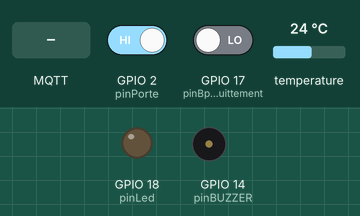
Recording of a sketch running on a simulated ESP32. On the bench: output pins drawn as LEDs (lit = HIGH), buzzer (waves = sounding, pin HIGH). Dashed ring = blinking. The inputs (shaded band) are chosen by the test bench; at power-on: GPIO 2 (pinPorte) HIGH, GPIO 17 (pinBpAcquittement) LOW, temperature 24 °C. WiFi joins after 1.5 s; servers stay silent unless stated; no MQTT or app messages arrive unless stated; what the sketch prints to the serial monitor is not drawn.

Above: at 3.3 s.
3.4 s: MQTT message ";" arrives on the first subscribed topic
At 7.2 s:
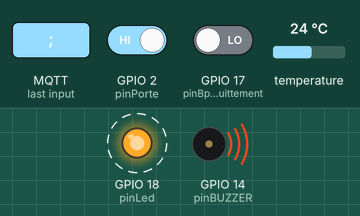
7.3 s: GPIO 2 (pinPorte) driven LOW
At 8.1 s:
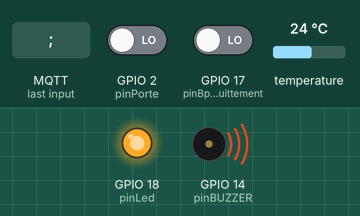
8.8 s: GPIO 2 (pinPorte) driven HIGH
At 9.01 s:
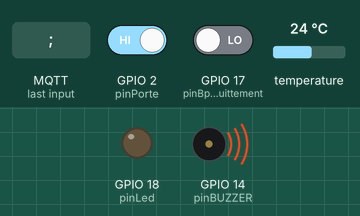
12.7 s: GPIO 17 (pinBpAcquittement) driven HIGH
At 15.0 s:
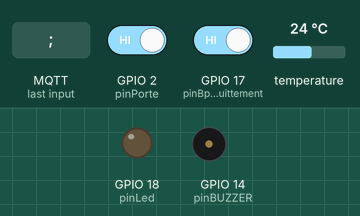
15.7 s: GPIO 17 (pinBpAcquittement) driven LOW
At 16.6 s:
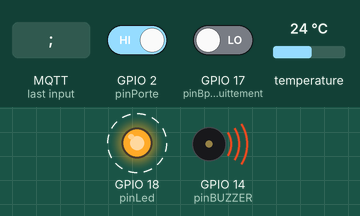
Timing chart, 0 to 20.6 s (numbered marks = the images above; inputs shaded):
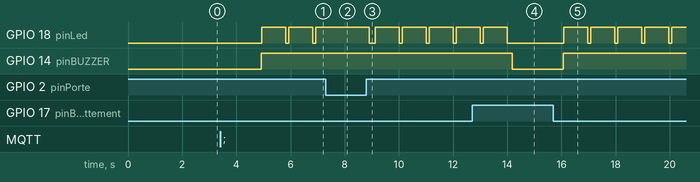

Measured:
- after the input at 3.4 s, GPIO 18 (pinLed): alternates HIGH for 0.88 s and LOW for 0.12 s, starting after 1.5 s; GPIO 14 (pinBUZZER): LOW → HIGH after 1.5 s
- after the input at 7.3 s, GPIO 18 (pinLed): stays HIGH (without the input it goes to LOW after 0.51 s)
- after the input at 8.8 s, GPIO 18 (pinLed): HIGH → LOW after 0.11 s, then repeats every 1.0 s: HIGH 0.88 s, LOW 0.12 s
- after the input at 12.7 s, GPIO 18 (pinLed): goes on until 14.0 s, then stays LOW; GPIO 14 (pinBUZZER): HIGH → LOW after 1.5 s
- after the input at 15.7 s, GPIO 18 (pinLed): alternates HIGH for 0.88 s and LOW for 0.12 s, starting after 0.39 s; GPIO 14 (pinBUZZER): LOW → HIGH after 0.37 s

The sketch:

ChambreFroideRework.ino
```cpp
#include <WiFi.h>// Permet a l'ESP de se connecter à internet
#include <MQTT.h>// Permet à un objet d'envoyer et/ou de recevoir des messages.

#include "CAlerte.h"// Appel de la classe CAlerte
#include "CPorte.h"// Appel de la classe CPorte
#include "CTemperature.h"// Appel de la classe CTemperature
#include "config.h"// Appel du module config

unsigned long intervalTemps = 10000;//(60*10) * 1000; //Interval de temps avant déclenchement de l'alarme sonore en ms
//(60x10) x 1000
//(60sx10min) x 1000 ms

CAlerte Alerte(pinBuzzer,pinBpAcquittement,pinLed,intervalTemps);//Constructeur surcharher CAlerte
CPorte MaPorte(pinPorte,pinLed);//Constructeur surcharger CPorte
CTemperature TemperatureChambre(oneWireBus);//Constructeur surcharger CTemperature

int numMessage = 0;
String messageTemp; //variable qui contien la valeur de la température a envoyé
String messagePorte; //variable qui contien la valeur de l'état de la porte a envoyé
short codeAlerte = 0; // Donne le code de l'alerte
bool aquitter =0; // Permet l'acquittement lors d'une alerte

bool etatPorteAnterieure = MaPorte.acquerirEtatPorte();// Récupère l'état de la porte

unsigned long instant = millis();

WiFiClient net;// Instanciation de la classe WIFIClient
MQTTClient client;// Instanciation du client MQTT

void connect() {
  Serial.print("checking wifi...");// Verification du WiFi
  while (WiFi.status() != WL_CONNECTED)// Statut du WiFi
  {
    Serial.print(".");// Place des points toute les secondes
    delay(1000);// delais de 1 seconde
  }

  Serial.print("\nconnectingMQTT...");// Connexion broker
  while (!client.connect("arduino", "public", "public"))
  {
    Serial.print(".");// Place des points toute les secondes
    delay(1000);// delais de 1 seconde
  }

  Serial.println("\nconnected MQTT!");// Connecter au MQTT

  client.subscribe(nomChambre+String("/reglageAlerte"));//Souscription au topic reglageAlerte
  // client.unsubscribe("/hello");
}

void msgRecu(String &topic, String &payload)// Fonction d'accusé de récéption
{
  Serial.println("incoming: " + topic + " - " + payload);// Affiche le message reçu
  short separateur = payload.indexOf(";");// Utilisation du ";" comme séparateur
  tempMini = payload.substring(0,separateur);// Messagde de la température mini
  tempMax = payload.substring(separateur+1);// Message de la température max
  Alerte.setTempAlerte(tempMini.toFloat(),tempMax.toFloat());// Mehtode pour mettre à jour les température mini et max
  // Note : N'utilisez pas le client dans le callback pour publier, s'abonner ou
  // se désinscrire car cela peut provoquer des blocages lorsque d'autres choses arrivent alors que
  // l'envoi et la réception d'accusés de réception. Au lieu de cela, modifiez une variable globale,
  // ou le pousser dans une file d'attente et le traiter dans la boucle après avoir appelé `client.loop()`.
}

void publication(float temperature,bool etatPorte)
{
	//-------------Publication------------------
  if (!client.connected())
    {
      connect();
    }

	messageTemp = String(temperature);// Permet d'afficher la température
	messagePorte = String(etatPorte);// Permet d'afficher l'etat de la porte

	aquitter = Alerte.getAcquittement();//

	if (millis() > instant + 30000)//1000 = Toute les secondes
	{
		String topicTemp=nomChambre+String("/temperature");
		instant=millis();
		String msgTemp = messageTemp;// Codage du message
		client.publish(topicTemp, msgTemp, true, 0);//topic, message, retained, QoS

	}
	if(etatPorte != etatPorteAnterieure)
	{
		String topicPorte=nomChambre+String("/porte");
		etatPorteAnterieure = MaPorte.acquerirEtatPorte();
		String msgPorte = messagePorte;// Codage du message
		client.publish(topicPorte, msgPorte, true, 0);//topic, message, retained, QoS
	}
	if (aquitter == 1)// Bouton appuyé
	{
		String msgAcquittement = "1";
		client.publish(nomChambre+String("/acquittement"), msgAcquittement, true, 0);//topic, message, retained, QoS
	}
	//-------------FIN Publication------------------
}

void setup() {
  Serial.begin(115200);// Initialisation du moniteur serie à 115200
  WiFi.begin(ssid, pass);// Connexion au WiFi

  // Remarque : les noms de domaine locaux (par exemple "Computer.local" sous OSX) ne sont pas pris en charge.
  // par Arduino. Vous devez définir l'adresse IP directement.
  client.begin(ipBroker, net);// Connexion au broker
  client.onMessage(msgRecu);// fonction de la callback lors de l'envoi d'un message

  connect();

  String topicESP=nomChambre+String("/etatESP");
  client.publish(topicESP, "1", true, 0);//topic, message, retained, QoS
  Alerte.setTempAlerte(tempMini.toFloat(),tempMax.toFloat()); //Configuration des valeurs par défaut(tempMini,tempMax);
}

void loop()
{

  client.loop();
  delay(10);  // <- corrige quelques problèmes de stabilité WiFi

  if (!client.connected())
  {
    connect();
  }

  float temperature = TemperatureChambre.acquerirTemperatureChambre();// Récupération de la température de la chambre
  bool etatPorte = MaPorte.acquerirEtatPorte();// Récupération de l'etat de la porte
  //Serial.print("etat porte "+String(etatPorte)+"\n");
  //Serial.print("temperature "+String(temperature)+"\n");

  //------Alerte-------
  codeAlerte = Alerte.verificationAlerte(temperature, etatPorte);
  if ((codeAlerte == 1)||(codeAlerte == 2))
  {
    Serial.print("Code Alerte : "+String(codeAlerte)+"\n");
    String msgAlerte = String(codeAlerte);// Codage du message
    client.publish(nomChambre+String("/Alerte"), msgAlerte, true, 0);//topic, message, retained, QoS
    //Alerte.alerte();// Déclanchement de l'alerte

	digitalWrite(pinLed, LOW);// Tention de la LED au niveau bas(LED eteint)
	bool etatBP=digitalRead(pinBpAcquittement);// Etat du bouton d'acquittement
	while(etatBP == LOW)// Etat du bouton et au niveau bas
	{

    if(codeAlerte == 1)
    {
        digitalWrite(14, HIGH);

        delayMicroseconds(10000);

        digitalWrite(14, LOW);

        delayMicroseconds(7000);

        digitalWrite(14, HIGH);
     }

    if(codeAlerte == 2)
    {
        digitalWrite(14, HIGH);

        delayMicroseconds(2000);

        digitalWrite(14, LOW);

        delayMicroseconds(5000);

        digitalWrite(14, HIGH);
    }

		digitalWrite(pinLed, HIGH);   // allumer la LED (HIGH est le niveau de tension)
		delay(100);// Delai de 1ms
		etatBP=digitalRead(pinBpAcquittement);// Etat du bouton

		temperature = TemperatureChambre.acquerirTemperatureChambre();
		etatPorte = MaPorte.acquerirEtatPorte();
    Serial.print("etat porte : "+String(etatPorte)+"\n");
    Serial.print("temperature : "+String(temperature)+"\n");
		publication(temperature,etatPorte);
	}
	if (etatBP == HIGH)
	{
		digitalWrite(pinLed, LOW);// éteindre la LED en rendant la tension BASSE
		delay(100);// Delai de 1ms
		codeAlerte =0;// Code alerte a 0 (Aucun alerte)
		Alerte.acquittement(etatBP);// Etat du bouton
   digitalWrite(14, LOW);
	}

  }
  //------Publication-------
	publication(temperature,etatPorte);// Publication de la température et de l'etat de la porte
  Serial.print("\ntemperature : "+String(temperature));// Affichage de la temperature dans le moniteur serie
  Serial.print("\netatPorte : "+String(etatPorte));// Affichage  de l'etat de la porte dans le moniteur serie
}
```

CAlerte.cpp
```cpp
#include <Arduino.h>
#include "CAlerte.h"


/*
CAlerte::CAlerte()
{
}
*/

CAlerte::CAlerte(short pinBuzzer,short pinBpAcquittement,short pinLed,unsigned long intervalTemps)
{
  pinBUZZER = pinBuzzer;// Numéro du pin correspondant au buzzer
  pinBpACQUITTEMENT = pinBpAcquittement;// Numéro du pin correspondant au bouton d'acquittement
  pinLED = pinLed;// Numéro du pin qui correspond à la LED

  pinMode (pinLED,OUTPUT);//déclaration de la Pin18 en sortie
  pinMode (pinBpACQUITTEMENT,INPUT);//déclaration de la Pin17 en entrée
  pinMode (pinBUZZER,OUTPUT);//déclaration de la Pin14 en sortie

  etatBPAcquittement=digitalRead(pinBpAcquittement);// lit l'état du bouton
  digitalWrite(pinLed,LOW);// Eteint la LED

  tempsActuel = millis();// millis depuit le démarrage de l'ESP
  tempsPrecedent = 0;// Temps précédent quand il y a changement d'état
  interval = intervalTemps;// Intervale de temps depuis l'ouverture de la porte

  etatAlerte = 0;// Pas d'alerte

}

CAlerte::~CAlerte()
{
}
/*
void CAlerte::alerte()
{

  digitalWrite(pinLED, LOW);
  bool etatBP=digitalRead(pinBpACQUITTEMENT);
  while(etatBP == LOW)
  {
    for (short i=0; i<7;i++)
    {
      digitalWrite(pinBUZZER, HIGH);
      delayMicroseconds((i*500));
      digitalWrite(pinBUZZER, LOW);
      delayMicroseconds((i*500));
    }

    digitalWrite(pinLED, HIGH);   // turn the LED on (HIGH is the voltage level)
    delay(100);
    etatBP=digitalRead(pinBpACQUITTEMENT);
  }
  if (etatBP == HIGH)
  {
      digitalWrite(pinLED, LOW);    // turn the LED off by making the voltage LOW
      delay(100);
      etatAlerte =0;
      acquittement(etatBP);
  }
}
*/

short CAlerte::verificationAlerte(float temperature, bool etatPorte)
{
  etatAlerte =0;
  etatBPAcquittement = digitalRead(pinBpACQUITTEMENT);// Lit l'état du bouton
  //Serial.print(String(temperature)+"<="+String(tempAlerteMini)+"||"+String(tempAlerteMax)+"\n");
  if((temperature<= tempAlerteMini)||(temperature>=tempAlerteMax))// Si la température est inférieur au mini ou suppérieur au max
  {
    etatAlerte =1;// Activé l'alarme
  }

  tempsActuel = millis();// Temps  depuis que l'ESP est allumé
  if (etatPorte==1)// Si la porte est fermer
  {
    tempsPrecedent = tempsActuel;// Reset du temps actuel
  }

  if((etatPorte ==0)&&((tempsActuel - tempsPrecedent) >= interval))// Si la porte est ouverte et suppérieur à l'interval de temps
  {
    tempsPrecedent =tempsActuel;// Reset du temps précédentS
    etatAlerte =2;// Code alerte de la porte
  }
  return etatAlerte;// retourne l'état Alerte
}

void CAlerte::setTempAlerte(float temperatureAlerteMini,float temperatureAlerteMax)
{
  tempAlerteMini = temperatureAlerteMini;//
  tempAlerteMax = temperatureAlerteMax;
}

void CAlerte::acquittement(bool etatBP)//
{
  etatBPAcquittement = etatBP;// Etat du bouton
}

bool CAlerte::getAcquittement()
{
  return etatBPAcquittement;// Rtourne état acquittement
}
```

CAlerte.h
```cpp
#ifndef CAlerte_h
#define CAlerte_h

class CAlerte
{
  private:

  short etatAlerte;// Attribut de etatAlerte en booléen
  bool etatBPAcquittement;// Attribut de etatBPAcquittement en booléen

  float tempAlerteMini;// Attribut de tempAlerteMini en float
  float tempAlerteMax;// Attribut de tempAlerteMax en float

  unsigned long tempsActuel;// Attribut de tempsActuel en unsigned long
  unsigned long tempsPrecedent;// Attribut de tempsPrecedent en unsigned long
  unsigned long interval;// Attribut de interval en unsigned long

  short pinBUZZER;// Attribut de pinBUZZER en short
  short pinBpACQUITTEMENT;// Attribut de pinBpACQUITTEMENT en short
  short pinLED;// Attribut de pinLED en short

  public:

  //CAlerte();//constructeur
  CAlerte(short pinBuzzer,short pinBpAcquittement,short pinLed,unsigned long intervalTemps);//constructeur surchargé
  ~CAlerte();//destructeur

  //void playTone(int tone, int duration);
  //void playNote(char note, int duration);// Fonction de playTone ( BUZZER ) en void
  //void alerte();// Fonction alerte en void
  void acquittement(bool etatBP);// Fonctione acquittement en void
  bool getAcquittement();// Fonction de getAcquittement en booléen
  short verificationAlerte(float temperature, bool etatPorte);// Fonction de verificationAlerte en short
  void setTempAlerte(float temperatureAlerteMini,float temperatureAlerteMax);// Fonction de setTempAlerte en void

};
#endif
```

CPorte.cpp
```cpp
#include <Arduino.h>
#include "CPorte.h"

/*
 CPorte::CPorte()
{
  //constructeur
}
*/

CPorte::CPorte(short pinPorte,short pinLed) //constructeur surchargé
{
  pinMode(pinPorte, INPUT);//capteur de porte (pin 2)
  pinMode (pinLed,OUTPUT);//déclaration de la Pin18 en sortie

  etatPorte = digitalRead(pinPorte);// Etat porte
  pinLED = pinLed;// Pin de la LED
  pinPORTE = pinPorte;// Pin de la porte
}

CPorte::~CPorte()
{
  //destructeur
}

bool CPorte::acquerirEtatPorte()
{
  etatPorte = digitalRead(pinPORTE);// Etat porte

  if (etatPorte==0)// Porte ouverte
  {
    digitalWrite(pinLED, HIGH);   // // allumer la LED (HIGH est le niveau de tension)
    delay(100);
  }
  else
  {
    digitalWrite(pinLED, LOW);    // éteindre la LED en rendant la tension BASSE
    delay(100);// delai de 100ms
  }

  return etatPorte;// retourne etat de la porte
}
```

CPorte.h
```cpp
#ifndef CPorte_h
#define CPorte_h

class CPorte// Classe de CPorte
{
  private:

  bool etatPorte;// Atribut de etatPorte en booléen
  short pinLED;// Attribut de pinLED en short
  short pinPORTE;// Attribut de pinPORTE en short

  public:

  //CPorte();//constructeur
  CPorte(short pinPorte,short pinLed);//constructeur avec passage de paramètre
  ~CPorte();//destructeur
  bool acquerirEtatPorte();// Fonction acquerirEtatPorte en booléen

};
#endif
```

CTemperature.cpp
```cpp
#include <Arduino.h>
#include "CTemperature.h"
#include <OneWire.h>
#include <DallasTemperature.h>

/*
CTemperature::CTemperature()
{ }//Constructeur
*/

CTemperature::CTemperature(int oneWireBUS)
{
  oneWireBus = oneWireBUS;
  pinMode(oneWireBus, INPUT);//capteur de temp (pin 19)
}

CTemperature::~CTemperature()
{
}

float CTemperature::acquerirTemperatureChambre()
{

  // Configurer une instance OneWire pour communiquer avec tous les dispositifs OneWire.
  OneWire oneWire(oneWireBus);
  // Passer notre référence oneWire au capteur de température Dallas
  DallasTemperature sensors(&oneWire);
  sensors.begin(); // Démarrer le capteur DS18B20
  sensors.requestTemperatures();

  temperatureChambre = sensors.getTempCByIndex(0);// On récupère la température

  //Serial.print(temperatureChambre);
  //Serial.print("\n");

  return temperatureChambre;// retourne la température
}
```

CTemperature.h
```cpp
#ifndef CTemperature_h
#define CTemperature_h

class CTemperature// Classe de CTemperature
{
  private:

  int oneWireBus;// Atribut de oneWireBus en int
  float temperatureChambre;// Attribut de temperatureChambre en float

  public:

  //CTemperature();//constructeur
  CTemperature(const int oneWireBus);//constructeur avec passage de paramètre
  ~CTemperature();//destructeur
  float acquerirTemperatureChambre();//Fonction de acquerirTemperatureChambre en float


};
#endif
```

config.h
```cpp
// Pin des différents capteur
extern short pinBuzzer = 14; //Buzzer (alarme sonore)
extern short pinBpAcquittement = 17; //Bouton d'acquittement
extern short pinLed = 18; //Led/Gyrophare (alarme visuel)
extern short pinPorte = 2; //capteur de porte
extern int oneWireBus = 19; //capteur de temperature

extern char nomChambre[] = "test2"; //nom de la chambre
extern const char ipBroker[] = "10.3.141.1"; //Ip du broker
//Informations du point d'acces
extern const char ssid[] = "chambreFroide";//Nom du wifi
extern const char pass[] = "TestChambre";//Mdp du wifi

extern String tempMini = "-130.25"; //température mini avant alerte
extern String tempMax = "130.25"; //température maxi avant alerte
```
